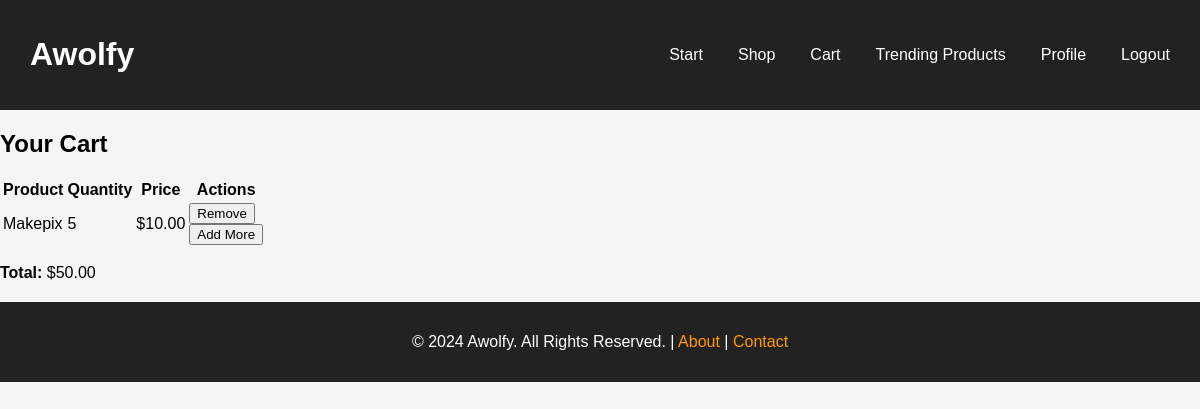
The page /cart/ (signed in) on the database as committed earlier.
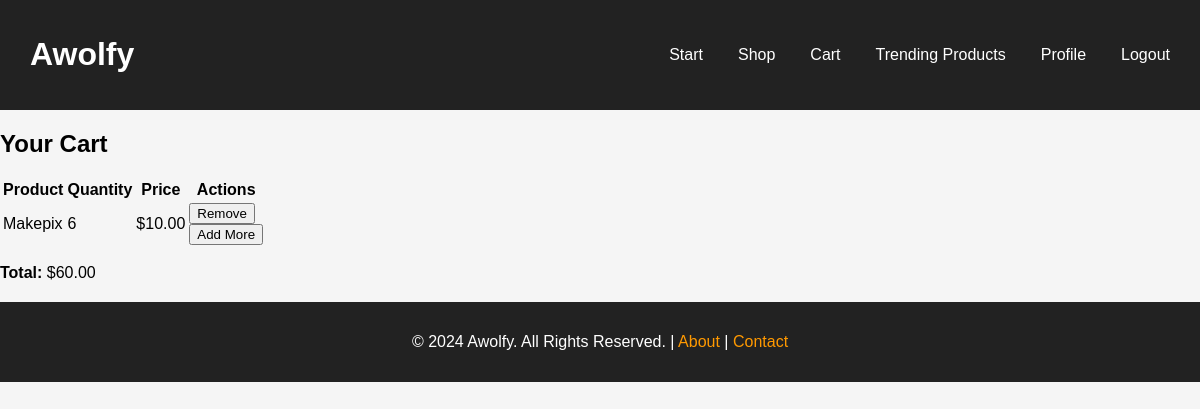
The same page on the database as committed later.
### cart/models.py (models this page shows, shortened)
class CartItem(models.Model):
    user = models.ForeignKey(User, on_delete=models.CASCADE)
    product = models.ForeignKey(Product, on_delete=models.CASCADE)
    quantity = models.PositiveIntegerField(default=1)

### products/models.py (models this page shows, shortened)
class Product(models.Model):
    user = models.ForeignKey(User, on_delete=models.CASCADE, related_name="products")
    name = models.CharField(max_length=200)
    description = models.TextField()
    price = models.DecimalField(max_digits=10, decimal_places=2)
    stock = models.PositiveIntegerField()
    category = models.ForeignKey('Category', on_delete=models.CASCADE)
    image = models.ImageField(upload_to='product_images/', blank=True, null=True)
    created_at = models.DateTimeField(auto_now_add=True)
    slug = models.SlugField(unique=True, blank=True)  # Added slug field

### cart/views.py (the view)
# urls.py: path('cart/', CartDetailView.as_view(), name='cart_detail'),
class CartDetailView(LoginRequiredMixin, View):
    def get(self, request):
        if not request.user.is_authenticated:
            return redirect('users:login')  # Redirect to login page if not authenticated
        cart_items = CartItem.objects.filter(user=request.user)
        total_price = sum(item.product.price * item.quantity for item in cart_items)
        return render(request, 'cart/cart_detail.html', {
            'cart_items': cart_items,
            'total_price': total_price
        })

### core/context_processors.py (called while the page is built)
def categories_processor(request):
    return {
        'categories': Category.objects.all()
    }

### products/context_processors.py (called while the page is built)
def categories_context_processor(request):
    categories = Category.objects.all()  # Fetch all categories
    return {'categories': categories}

### cart/templates/cart/cart_detail.html (shortened to what this page needs)
{% extends 'core/base.html' %}
{% block content %}
<div class="cart-container">
    <h2>Your Cart</h2>
    {% if cart_items %}
        <table>
            <thead>
                <tr>
                    <th>Product</th>
                    <th>Quantity</th>
                    <th>Price</th>
                    <th>Actions</th>
                </tr>
            </thead>
            <tbody>
                {% for item in cart_items %}
                <tr>
                    <td>{{ item.product.name }}</td>
                    <td>{{ item.quantity }}</td>
                    <td>${{ item.product.price }}</td>
                    <td>
                        <form method="post" action="{% url 'cart:remove_from_cart' item.product.id %}">
                            <button type="submit">Remove</button>
                        </form>
                        <form method="post" action="{% url 'cart:add_to_cart' item.product.id %}">
                            <button type="submit">Add More</button>
                        </form>
                    </td>
                </tr>
                {% endfor %}
            </tbody>
        </table>
        <p><strong>Total:</strong> ${{ total_price }}</p>
    {% else %}
        <p>Your cart is empty.</p>
    {% endif %}
</div>
{% endblock %}

Rows that differ between the two databases and show on the page:
changed CartItem "Makepix": quantity "5" → "6"
Other text that changed with them:
{{ total_price }}: "50.00" → "60.00"
